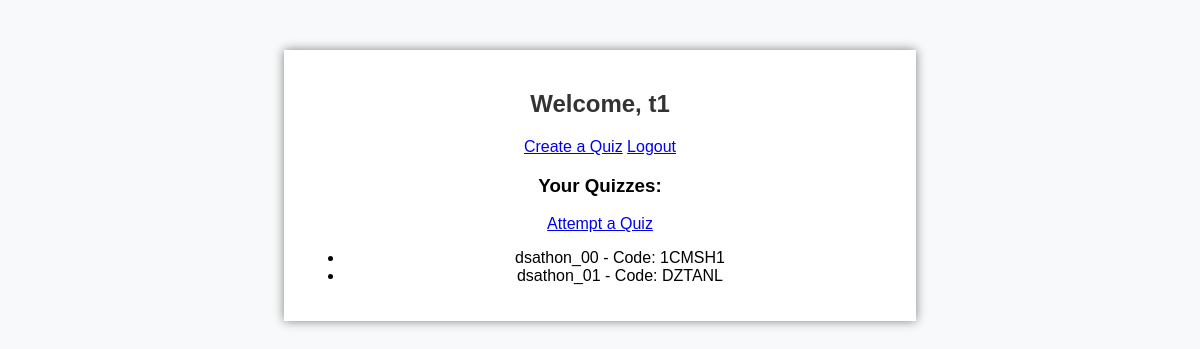
Page /dashboard (signed in) on the earlier database version.
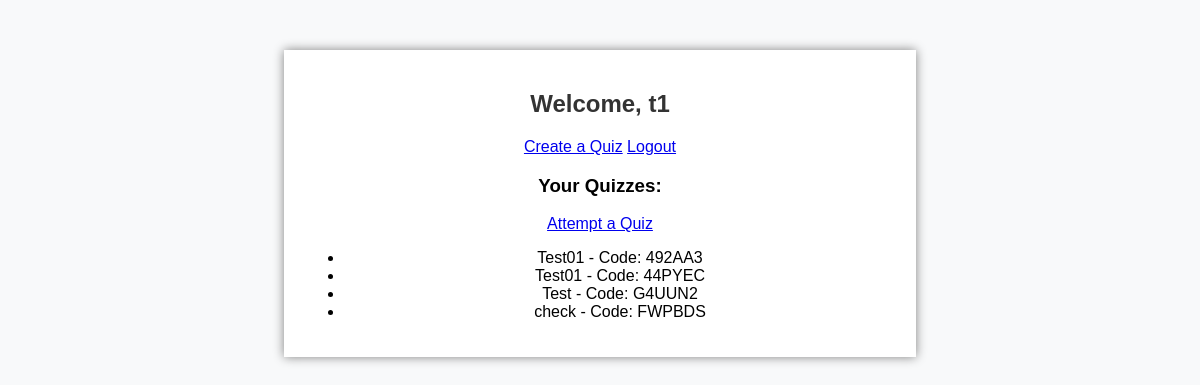
Same page on the later database version.
### app.py (models this page shows)
class User(db.Model, UserMixin):
    id = db.Column(db.Integer, primary_key=True)
    username = db.Column(db.String(150), unique=True, nullable=False)
    email = db.Column(db.String(150), unique=True, nullable=False)
    password = db.Column(db.String(150), nullable=False)

class Quiz(db.Model):
    id = db.Column(db.Integer, primary_key=True)
    title = db.Column(db.String(200), nullable=False)
    code = db.Column(db.String(10), unique=True, nullable=False)
    created_by = db.Column(db.Integer, db.ForeignKey('user.id'), nullable=False)

### app.py (the view)
@app.route('/dashboard')
@login_required
def dashboard():
    quizzes = quizzes = Quiz.query.filter_by(created_by=current_user.id).all()
    return render_template('dashboard.html', quizzes=quizzes)

### app.py (called while the page is built)
@login_manager.user_loader
def load_user(user_id):
    return User.query.get(int(user_id))

### templates/dashboard.html (shortened to what this page needs)
<!DOCTYPE html>
<html lang="en">
<head>
    <link rel="stylesheet" href="{{ url_for('static', filename='styles.css') }}">
</head>
<body>
    <div class="container">
        <h2>Welcome, {{ current_user.username }}</h2>
        <a href="{{ url_for('create_quiz') }}">Create a Quiz</a>
        <a href="{{ url_for('logout') }}">Logout</a>
        <div>
            <h3>Your Quizzes:</h3><a href="{{ url_for('attempt_quiz') }}">Attempt a Quiz</a>
        <ul>
            {% for quiz in quizzes %}
                <li>{{ quiz.title }} - Code: {{ quiz.code }}</li>
            {% endfor %}
        </ul>
        </div>
    </div>
</body>
</html>

### static/styles.css (style rules this page uses)
body { font-family: Arial, sans-serif; background-color: #f8f9fa; text-align: center; }
.container { width: 50%; margin: 50px auto; padding: 20px; background: white; box-shadow: 0px 0px 10px gray; }
h2 { color: #333; }

Differences in the rows shown:
removed Quiz: title "dsathon_00", code "1CMSH1"
added Quiz: title "Test01", code "492AA3"
changed Quiz: title "dsathon_01" → "Test01"; code "DZTANL" → "44PYEC"
added Quiz: title "Test", code "G4UUN2"
added Quiz: title "check", code "FWPBDS"
